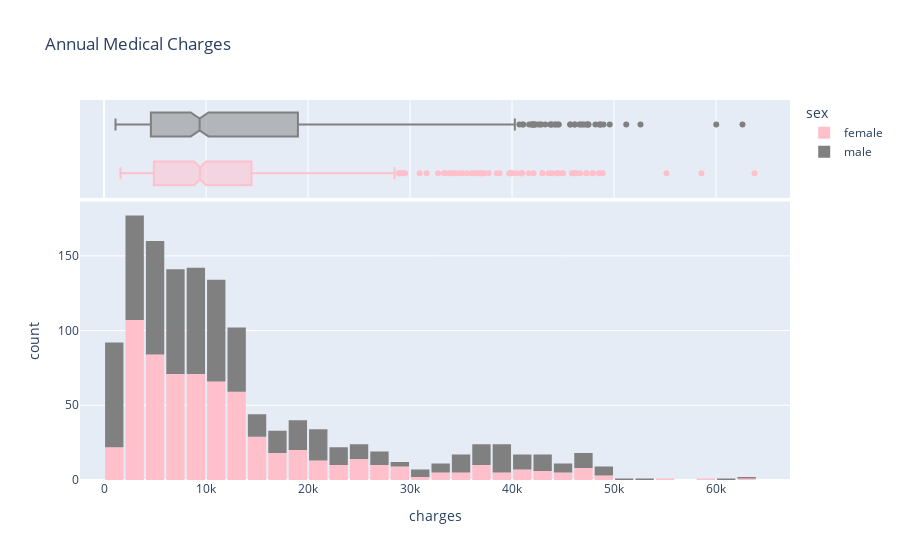

The notebook cell this image was saved under:
### Code cell
fig = px.histogram(medical_df, 
                   x='charges', 
                   marginal='box', 
                   color='sex', 
                   color_discrete_sequence=['pink', 'grey'], 
                   title='Annual Medical Charges')
fig.update_layout(bargap=0.1)
fig.show()

### Figure 1 — Plotly figure (JSON) as saved in the notebook; plotly's stock layout.template omitted (floating-point values rounded to 4 significant figures; data arrays with more than 128 entries replaced by an {"elided": "..."} marker saying what was removed)
{"data": [{"alignmentgroup": "True", "bingroup": "x", "hovertemplate": "sex=female<br>charges=%{x}<br>count=%{y}<extra></extra>", "legendgroup": "female", "marker": {"color": "pink", "pattern": {"shape": ""}}, "name": "female", "offsetgroup": "female", "orientation": "v", "showlegend": true, "type": "histogram", "x": {"elided": "662 float values"}, "xaxis": "x", "yaxis": "y"}, {"alignmentgroup": "True", "hovertemplate": "sex=female<br>charges=%{x}<extra></extra>", "legendgroup": "female", "marker": {"color": "pink"}, "name": "female", "notched": true, "offsetgroup": "female", "showlegend": false, "type": "box", "x": {"elided": "662 float values"}, "xaxis": "x2", "yaxis": "y2"}, {"alignmentgroup": "True", "bingroup": "x", "hovertemplate": "sex=male<br>charges=%{x}<br>count=%{y}<extra></extra>", "legendgroup": "male", "marker": {"color": "grey", "pattern": {"shape": ""}}, "name": "male", "offsetgroup": "male", "orientation": "v", "showlegend": true, "type": "histogram", "x": {"elided": "676 float values"}, "xaxis": "x", "yaxis": "y"}, {"alignmentgroup": "True", "hovertemplate": "sex=male<br>charges=%{x}<extra></extra>", "legendgroup": "male", "marker": {"color": "grey"}, "name": "male", "notched": true, "offsetgroup": "male", "showlegend": false, "type": "box", "x": {"elided": "676 float values"}, "xaxis": "x2", "yaxis": "y2"}], "layout": {"bargap": 0.1, "barmode": "relative", "legend": {"title": {"text": "sex"}, "tracegroupgap": 0}, "title": {"text": "Annual Medical Charges"}, "xaxis": {"anchor": "y", "domain": [0, 1], "title": {"text": "charges"}}, "xaxis2": {"anchor": "y2", "domain": [0, 1], "matches": "x", "showgrid": true, "showticklabels": false}, "yaxis": {"anchor": "x", "domain": [0, 0.7326], "title": {"text": "count"}}, "yaxis2": {"anchor": "x2", "domain": [0.7426, 1], "matches": "y2", "showgrid": false, "showline": false, "showticklabels": false, "ticks": ""}}}
